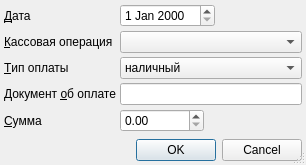
<?xml version="1.0" encoding="UTF-8"?>
<ui version="4.0">
 <class>CashDialog</class>
 <widget class="QDialog" name="CashDialog">
  <property name="geometry">
   <rect>
    <x>0</x>
    <y>0</y>
    <width>306</width>
    <height>165</height>
   </rect>
  </property>
  <property name="windowTitle">
   <string>Приём оплаты</string>
  </property>
  <property name="sizeGripEnabled">
   <bool>true</bool>
  </property>
  <property name="modal">
   <bool>true</bool>
  </property>
  <layout class="QGridLayout" name="gridLayout">
   <property name="margin">
    <number>4</number>
   </property>
   <property name="spacing">
    <number>4</number>
   </property>
   <item row="0" column="0">
    <widget class="QLabel" name="lblDate">
     <property name="sizePolicy">
      <sizepolicy hsizetype="Fixed" vsizetype="Preferred">
       <horstretch>0</horstretch>
       <verstretch>0</verstretch>
      </sizepolicy>
     </property>
     <property name="text">
      <string>&amp;Дата</string>
     </property>
     <property name="buddy">
      <cstring>edtDate</cstring>
     </property>
    </widget>
   </item>
   <item row="0" column="1">
    <widget class="CDateEdit" name="edtDate">
     <property name="sizePolicy">
      <sizepolicy hsizetype="Maximum" vsizetype="Fixed">
       <horstretch>0</horstretch>
       <verstretch>0</verstretch>
      </sizepolicy>
     </property>
    </widget>
   </item>
   <item row="0" column="2">
    <spacer name="horizontalSpacer">
     <property name="orientation">
      <enum>Qt::Horizontal</enum>
     </property>
     <property name="sizeHint" stdset="0">
      <size>
       <width>40</width>
       <height>20</height>
      </size>
     </property>
    </spacer>
   </item>
   <item row="1" column="0">
    <widget class="QLabel" name="lblCashOperation">
     <property name="sizePolicy">
      <sizepolicy hsizetype="Fixed" vsizetype="Preferred">
       <horstretch>0</horstretch>
       <verstretch>0</verstretch>
      </sizepolicy>
     </property>
     <property name="text">
      <string>&amp;Кассовая операция</string>
     </property>
     <property name="buddy">
      <cstring>cmbCashOperation</cstring>
     </property>
    </widget>
   </item>
   <item row="1" column="1" colspan="2">
    <widget class="CRBComboBox" name="cmbCashOperation">
     <property name="enabled">
      <bool>true</bool>
     </property>
     <property name="sizePolicy">
      <sizepolicy hsizetype="Ignored" vsizetype="Fixed">
       <horstretch>0</horstretch>
       <verstretch>0</verstretch>
      </sizepolicy>
     </property>
    </widget>
   </item>
   <item row="4" column="0">
    <widget class="QLabel" name="lblSum">
     <property name="sizePolicy">
      <sizepolicy hsizetype="Fixed" vsizetype="Preferred">
       <horstretch>0</horstretch>
       <verstretch>0</verstretch>
      </sizepolicy>
     </property>
     <property name="text">
      <string>&amp;Сумма</string>
     </property>
     <property name="buddy">
      <cstring>edtSum</cstring>
     </property>
    </widget>
   </item>
   <item row="4" column="1">
    <widget class="QDoubleSpinBox" name="edtSum">
     <property name="sizePolicy">
      <sizepolicy hsizetype="Maximum" vsizetype="Fixed">
       <horstretch>0</horstretch>
       <verstretch>0</verstretch>
      </sizepolicy>
     </property>
     <property name="maximum">
      <double>9999999.990000000223517</double>
     </property>
    </widget>
   </item>
   <item row="5" column="0">
    <spacer name="verticalSpacer">
     <property name="sizePolicy">
      <sizepolicy hsizetype="Fixed" vsizetype="Expanding">
       <horstretch>0</horstretch>
       <verstretch>0</verstretch>
      </sizepolicy>
     </property>
     <property name="orientation">
      <enum>Qt::Vertical</enum>
     </property>
     <property name="sizeHint" stdset="0">
      <size>
       <width>20</width>
       <height>40</height>
      </size>
     </property>
    </spacer>
   </item>
   <item row="6" column="0" colspan="3">
    <widget class="QDialogButtonBox" name="buttonBox">
     <property name="orientation">
      <enum>Qt::Horizontal</enum>
     </property>
     <property name="standardButtons">
      <set>QDialogButtonBox::Cancel|QDialogButtonBox::Ok</set>
     </property>
    </widget>
   </item>
   <item row="2" column="0">
    <widget class="QLabel" name="lblTypePayment">
     <property name="sizePolicy">
      <sizepolicy hsizetype="Fixed" vsizetype="Preferred">
       <horstretch>0</horstretch>
       <verstretch>0</verstretch>
      </sizepolicy>
     </property>
     <property name="text">
      <string>&amp;Тип оплаты</string>
     </property>
     <property name="buddy">
      <cstring>cmbTypePayment</cstring>
     </property>
    </widget>
   </item>
   <item row="2" column="1" colspan="2">
    <widget class="QComboBox" name="cmbTypePayment">
     <item>
      <property name="text">
       <string>наличный</string>
      </property>
     </item>
     <item>
      <property name="text">
       <string>безналичный</string>
      </property>
     </item>
     <item>
      <property name="text">
       <string>по реквизитам</string>
      </property>
     </item>
    </widget>
   </item>
   <item row="3" column="0">
    <widget class="QLabel" name="lblDocumentPayment">
     <property name="sizePolicy">
      <sizepolicy hsizetype="Fixed" vsizetype="Preferred">
       <horstretch>0</horstretch>
       <verstretch>0</verstretch>
      </sizepolicy>
     </property>
     <property name="text">
      <string>Документ &amp;об оплате</string>
     </property>
     <property name="buddy">
      <cstring>edtDocumentPayment</cstring>
     </property>
    </widget>
   </item>
   <item row="3" column="1" colspan="2">
    <widget class="QLineEdit" name="edtDocumentPayment"/>
   </item>
  </layout>
 </widget>
 <customwidgets>
  <customwidget>
   <class>CDateEdit</class>
   <extends>QDateEdit</extends>
   <header>library/DateEdit</header>
  </customwidget>
  <customwidget>
   <class>CRBComboBox</class>
   <extends>QComboBox</extends>
   <header>library/crbcombobox.h</header>
  </customwidget>
 </customwidgets>
 <tabstops>
  <tabstop>edtDate</tabstop>
  <tabstop>cmbCashOperation</tabstop>
  <tabstop>edtSum</tabstop>
  <tabstop>buttonBox</tabstop>
 </tabstops>
 <resources/>
 <connections>
  <connection>
   <sender>buttonBox</sender>
   <signal>accepted()</signal>
   <receiver>CashDialog</receiver>
   <slot>accept()</slot>
   <hints>
    <hint type="sourcelabel">
     <x>228</x>
     <y>274</y>
    </hint>
    <hint type="destinationlabel">
     <x>157</x>
     <y>274</y>
    </hint>
   </hints>
  </connection>
  <connection>
   <sender>buttonBox</sender>
   <signal>rejected()</signal>
   <receiver>CashDialog</receiver>
   <slot>reject()</slot>
   <hints>
    <hint type="sourcelabel">
     <x>316</x>
     <y>260</y>
    </hint>
    <hint type="destinationlabel">
     <x>286</x>
     <y>274</y>
    </hint>
   </hints>
  </connection>
 </connections>
</ui>
